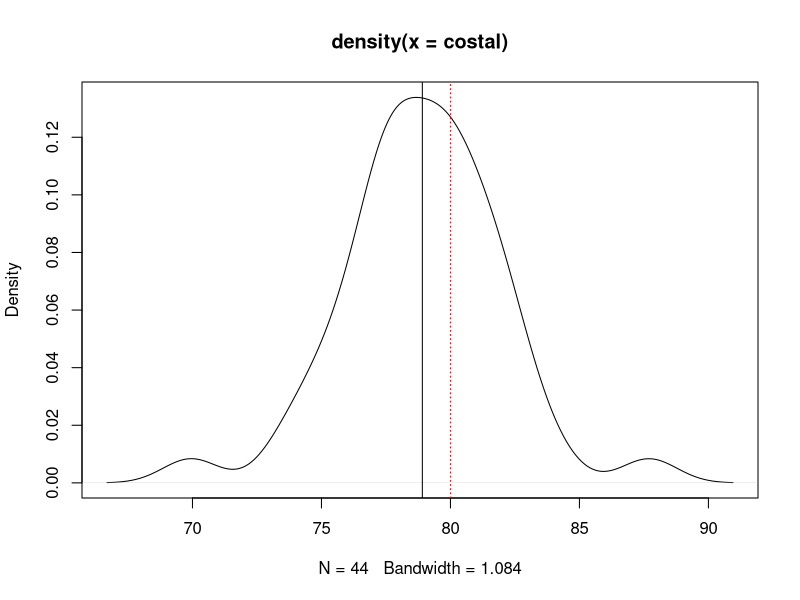
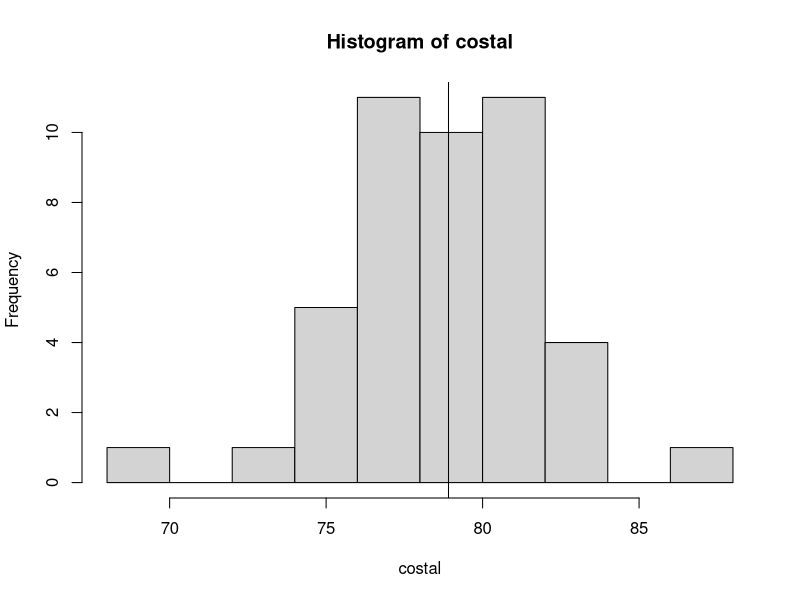
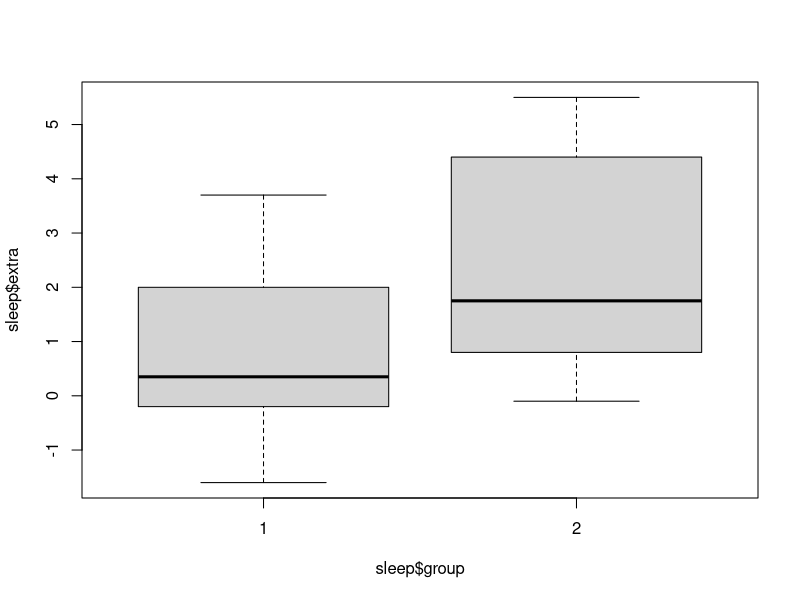
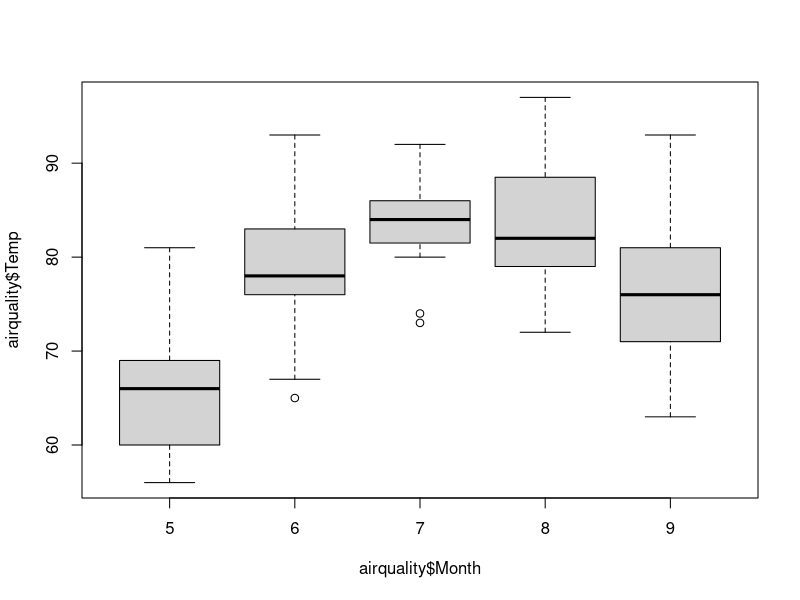
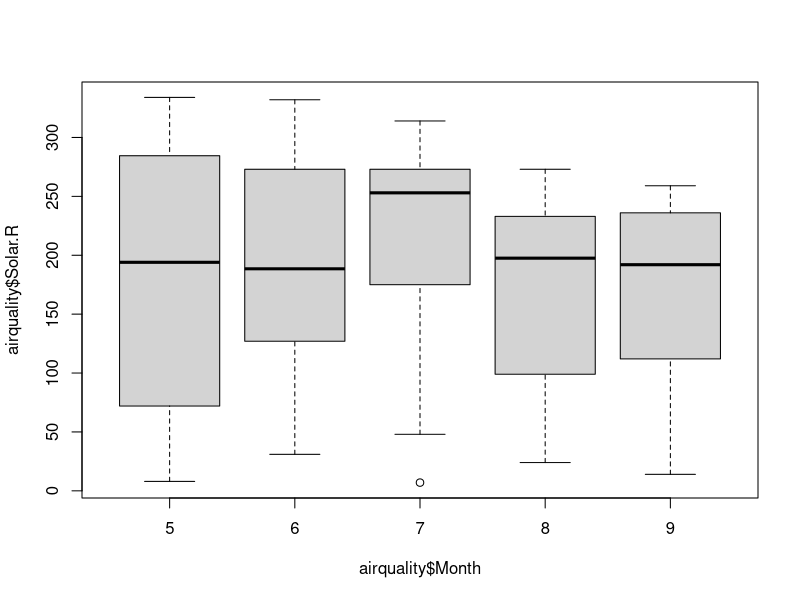
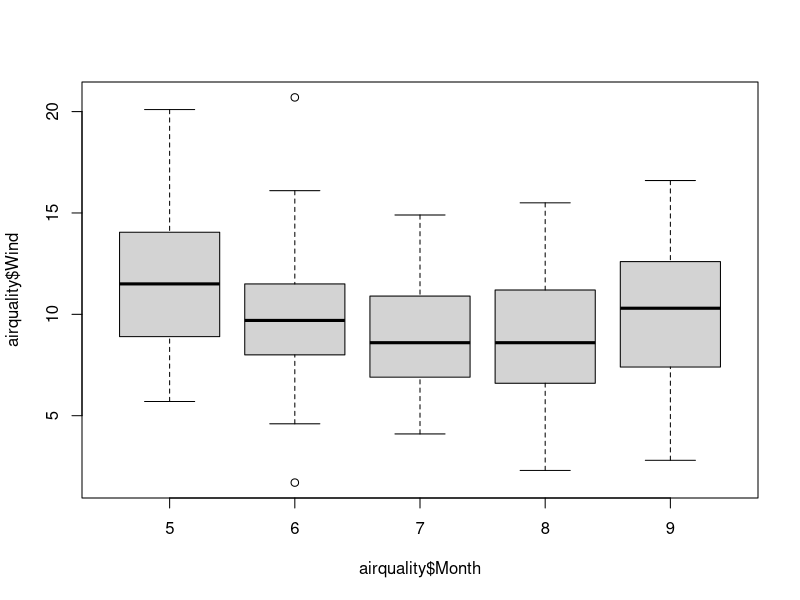

Generate these figures, in order, with R: (Note: this script raises an error after producing the figures.)
# Clase 03/03/25

costal <- c(87.7,80.01,77.28,78.76,81.52,74.2,80.71,79.5,77.87,81.94,80.7,
            82.32,75.78,80.19,83.91,79.4,77.52,77.62,81.4,74.89,82.95,
            73.59,77.92,77.18,79.83,81.23,79.28,78.44,79.01,80.47,76.23,
            78.89,77.14,69.94,78.54,79.7,82.45,77.29,75.52,77.21,75.99,
            81.94,80.41,77.7)
length(costal)
mean(costal)

#darnos una idea de la distribución
plot(density(costal))
abline(v=mean(costal, col="green", lwd=2, lty=2))
abline(v=80, col="red", lwd=1, lty=3)
#abline agrega una máscara, una línea; v es por vertical; lwd es line wide; lty es la versión punteadam etc
hist(costal)
abline(v=mean(costal, col="green", lwd=1, ))

shapiro.test(costal)
#Son normales

t.test(costal, mu=80, alternative = "greater")
#Si pones "less" or "greater" para establecer cual es tu hipótesis alternativa (dependiendo del problema), cambia el p-value que te da.
View(sleep)

#Sí es experimento balanceado
boxplot(sleep$extra ~sleep$group)
shapiro.test(sleep$extra )
bartlett.test(sleep$extra ~sleep$group)
#Datos normales y varianzas equitativas(?)

t.test(sleep$extra ~sleep$group)

#Sleep y airquality son base de datos guardados en Rstudio


View(airquality)
summary(airquality)
# El NA's son faltas de datos.

# Comparamos con una teorética (en este caso el promedio de todos los meses)
mean(airquality$Temp)
mayotemp <- subset(airquality$Temp, airquality$Month == "5")
mean(mayotemp)

shapiro.test(mayotemp)
t.test(mayotemp, mu=77.88, alternative="less")

boxplot(airquality$Temp ~ airquality$Month)
airquality$celsius <- round((airquality$Temp -32)/1.8,1)

shapiro.test(airquality$celsius)
bartlett.test(airquality$celsius ~ airquality$Month)
#No son varianzas iguales

boxplot(airquality$Solar.R ~ airquality$Month)
boxplot(airquality$Wind ~ airquality$Month)

bartlett.test(airquality$Wind ~ airquality$Month)             

wind.aov <- aov(airquality$Wind ~ airquality$Month)
summary(wind.aov)

#El mes no se estaba considerando como un factor (discreto), int es numeros completos, num es numeros con decimales (en el Environment cuando te dice
#qué es cada variable dentro de tu objeto)
airquality$Month <- as.factor(airquality$Month)

TukeyHSD(wind.aov)
#Solo 5-7 y 5-8 son distintos.



